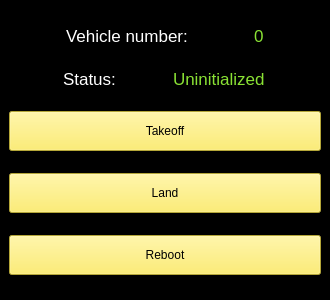
<?xml version="1.0" encoding="UTF-8"?>
<ui version="4.0">
 <class>quad_obj</class>
 <widget class="QWidget" name="quad_obj">
  <property name="geometry">
   <rect>
    <x>0</x>
    <y>0</y>
    <width>330</width>
    <height>300</height>
   </rect>
  </property>
  <property name="sizePolicy">
   <sizepolicy hsizetype="Preferred" vsizetype="Preferred">
    <horstretch>0</horstretch>
    <verstretch>0</verstretch>
   </sizepolicy>
  </property>
  <property name="maximumSize">
   <size>
    <width>350</width>
    <height>300</height>
   </size>
  </property>
  <property name="windowTitle">
   <string>Form</string>
  </property>
  <property name="styleSheet">
   <string notr="true">background-color: rgb(0, 0, 0);</string>
  </property>
  <layout class="QVBoxLayout" name="verticalLayout">
   <property name="spacing">
    <number>0</number>
   </property>
   <property name="leftMargin">
    <number>0</number>
   </property>
   <property name="topMargin">
    <number>0</number>
   </property>
   <property name="rightMargin">
    <number>0</number>
   </property>
   <property name="bottomMargin">
    <number>0</number>
   </property>
   <item>
    <widget class="QFrame" name="frame">
     <property name="styleSheet">
      <string notr="true"/>
     </property>
     <property name="frameShape">
      <enum>QFrame::NoFrame</enum>
     </property>
     <property name="frameShadow">
      <enum>QFrame::Raised</enum>
     </property>
     <layout class="QVBoxLayout" name="verticalLayout_2">
      <item>
       <widget class="QFrame" name="frame_3">
        <property name="sizePolicy">
         <sizepolicy hsizetype="Preferred" vsizetype="Fixed">
          <horstretch>0</horstretch>
          <verstretch>0</verstretch>
         </sizepolicy>
        </property>
        <property name="frameShape">
         <enum>QFrame::StyledPanel</enum>
        </property>
        <property name="frameShadow">
         <enum>QFrame::Raised</enum>
        </property>
        <layout class="QHBoxLayout" name="horizontalLayout_2">
         <property name="spacing">
          <number>10</number>
         </property>
         <property name="leftMargin">
          <number>0</number>
         </property>
         <property name="topMargin">
          <number>0</number>
         </property>
         <property name="rightMargin">
          <number>0</number>
         </property>
         <property name="bottomMargin">
          <number>0</number>
         </property>
         <item>
          <widget class="QLabel" name="label_3">
           <property name="sizePolicy">
            <sizepolicy hsizetype="Fixed" vsizetype="Fixed">
             <horstretch>0</horstretch>
             <verstretch>0</verstretch>
            </sizepolicy>
           </property>
           <property name="font">
            <font>
             <pointsize>13</pointsize>
            </font>
           </property>
           <property name="styleSheet">
            <string notr="true">color: rgb(255, 255, 255);</string>
           </property>
           <property name="text">
            <string>Vehicle number:</string>
           </property>
          </widget>
         </item>
         <item>
          <widget class="QLabel" name="label_2">
           <property name="sizePolicy">
            <sizepolicy hsizetype="Fixed" vsizetype="Fixed">
             <horstretch>0</horstretch>
             <verstretch>0</verstretch>
            </sizepolicy>
           </property>
           <property name="font">
            <font>
             <pointsize>13</pointsize>
            </font>
           </property>
           <property name="styleSheet">
            <string notr="true">color: rgb(138, 226, 52);</string>
           </property>
           <property name="text">
            <string>0</string>
           </property>
          </widget>
         </item>
        </layout>
       </widget>
      </item>
      <item>
       <widget class="QFrame" name="frame_2">
        <property name="sizePolicy">
         <sizepolicy hsizetype="Preferred" vsizetype="Fixed">
          <horstretch>0</horstretch>
          <verstretch>0</verstretch>
         </sizepolicy>
        </property>
        <property name="frameShape">
         <enum>QFrame::NoFrame</enum>
        </property>
        <property name="frameShadow">
         <enum>QFrame::Raised</enum>
        </property>
        <layout class="QHBoxLayout" name="horizontalLayout">
         <property name="spacing">
          <number>3</number>
         </property>
         <property name="leftMargin">
          <number>0</number>
         </property>
         <property name="topMargin">
          <number>0</number>
         </property>
         <property name="rightMargin">
          <number>0</number>
         </property>
         <property name="bottomMargin">
          <number>0</number>
         </property>
         <item>
          <widget class="QLabel" name="label">
           <property name="sizePolicy">
            <sizepolicy hsizetype="Fixed" vsizetype="Fixed">
             <horstretch>0</horstretch>
             <verstretch>0</verstretch>
            </sizepolicy>
           </property>
           <property name="font">
            <font>
             <pointsize>13</pointsize>
            </font>
           </property>
           <property name="styleSheet">
            <string notr="true">color: rgb(255, 255, 255);</string>
           </property>
           <property name="text">
            <string>Status:</string>
           </property>
          </widget>
         </item>
         <item>
          <widget class="QLabel" name="label_4">
           <property name="sizePolicy">
            <sizepolicy hsizetype="Fixed" vsizetype="Fixed">
             <horstretch>0</horstretch>
             <verstretch>0</verstretch>
            </sizepolicy>
           </property>
           <property name="font">
            <font>
             <pointsize>13</pointsize>
            </font>
           </property>
           <property name="styleSheet">
            <string notr="true">color: rgb(138, 226, 52);</string>
           </property>
           <property name="text">
            <string>Uninitialized</string>
           </property>
          </widget>
         </item>
        </layout>
       </widget>
      </item>
      <item>
       <widget class="QPushButton" name="pushButton">
        <property name="minimumSize">
         <size>
          <width>0</width>
          <height>40</height>
         </size>
        </property>
        <property name="styleSheet">
         <string notr="true">background-color: rgb(252, 233, 79);</string>
        </property>
        <property name="text">
         <string>Takeoff</string>
        </property>
       </widget>
      </item>
      <item>
       <widget class="QPushButton" name="pushButton_2">
        <property name="minimumSize">
         <size>
          <width>0</width>
          <height>40</height>
         </size>
        </property>
        <property name="styleSheet">
         <string notr="true">background-color: rgb(252, 233, 79);
</string>
        </property>
        <property name="text">
         <string>Land</string>
        </property>
       </widget>
      </item>
      <item>
       <widget class="QPushButton" name="pushButton_3">
        <property name="minimumSize">
         <size>
          <width>0</width>
          <height>40</height>
         </size>
        </property>
        <property name="styleSheet">
         <string notr="true">background-color: rgb(252, 233, 79);</string>
        </property>
        <property name="text">
         <string>Reboot</string>
        </property>
       </widget>
      </item>
     </layout>
    </widget>
   </item>
  </layout>
 </widget>
 <resources/>
 <connections/>
</ui>
